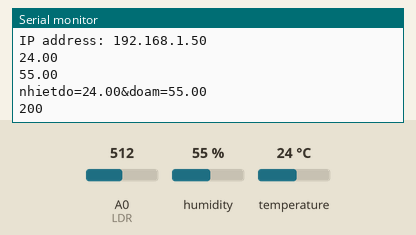
Bench run of a sketch on a simulated ESP8266 (NodeMCU). On the bench: the last lines printed to the serial monitor. Inputs (shaded band) come from the test bench; at power-on: humidity 55 %, temperature 24 °C, A0 (LDR) = 512. WiFi joins after 1.5 s; servers stay silent unless stated; uploads are accepted with an empty reply.

Above: at 4.7 s.
4.8 s: humidity set to 22 %
At 8.91 s:
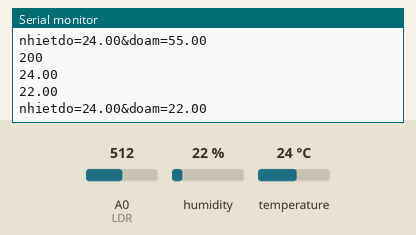
10.6 s: temperature set to 12 °C
At 15.6 s:
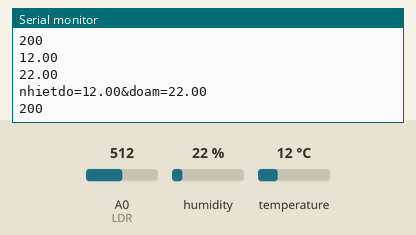
16.4 s: humidity set to 40 %
At 20.4 s:
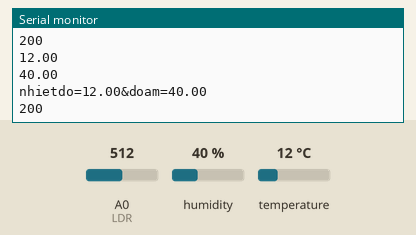
Timing chart, 0 to 21.9 s (numbered marks = the images above; inputs shaded):
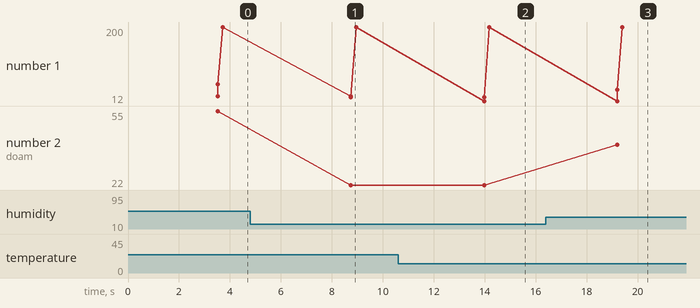

The sketch:

ESPcuoiki.ino
```cpp
#include <ESP8266WiFi.h>
#include <WiFiClient.h>
#include <ESP8266WebServer.h>
#include <ESP8266HTTPClient.h>
#include "DHT.h"

#define chandht D1
#define loaidht DHT11
DHT dht(chandht,loaidht);
float nhietdo;
float doam;

/* Set these to your desired credentials. */
const char *ssid = "CR7";  //ENTER YOUR WIFI SETTINGS
const char *password = "77777777";

//Web/Server address to read/write from
const char *host = "192.168.189.175";   //https://circuits4you.com website or IP address of server

//=======================================================================
//                    Power on setup
//=======================================================================

void setup() {
  delay(1000);
  Serial.begin(115200);
  WiFi.mode(WIFI_OFF);        //Prevents reconnection issue (taking too long to connect)
  delay(1000);
  WiFi.mode(WIFI_STA);        //This line hides the viewing of ESP as wifi hotspot

  WiFi.begin(ssid, password);     //Connect to your WiFi router
  Serial.println("");

  Serial.print("Connecting");
  // Wait for connection
  while (WiFi.status() != WL_CONNECTED) {
    delay(500);
    Serial.print(".");
  }

  //If connection successful show IP address in serial monitor
  Serial.println("");
  Serial.print("Connected to ");
  Serial.println(ssid);
  Serial.print("IP address: ");
  Serial.println(WiFi.localIP());  //IP address assigned to your ESP

  pinMode (chandht,INPUT);
  dht.begin();
}

//=======================================================================
//                    Main Program Loop
//=======================================================================
void loop() {
  HTTPClient http;    //Declare object of class HTTPClient

  nhietdo = dht.readTemperature();
  doam = dht.readHumidity();
  Serial.println(nhietdo);
  Serial.println(doam);

  String ADCData, station, postData;
  int adcvalue=analogRead(A0);  //Read Analog value of LDR
  ADCData = String(adcvalue);   //String to interger conversion
  station = "A";

  //Post Data
  postData = "nhietdo=" + String(nhietdo) + "&doam=" + String(doam) ;
  Serial.println(postData);

  http.begin("http://192.168.189.175/btcuoiki/postcuoiki.php");              //Specify request destination
  http.addHeader("Content-Type", "application/x-www-form-urlencoded");    //Specify content-type header

  int httpCode = http.POST(postData);   //Send the request
  String payload = http.getString();    //Get the response payload

  Serial.println(httpCode);   //Print HTTP return code
  Serial.println(payload);    //Print request response payload

  http.end();  //Close connection

  delay(5000);  //Post Data at every 5 seconds
}
//=======================================================================
```

Measured:
- after the input at 4.8 s, the serial monitor: prints a new line after 3.9 s (image 1)
- after the input at 10.6 s, the serial monitor: prints a new line after 3.4 s (image 2)
- after the input at 16.4 s, the serial monitor: prints a new line after 2.8 s (image 3)
- plotted number 2: 55 → 22 after the input at 4.8 s, 22 → 40 after the input at 16.4 s
